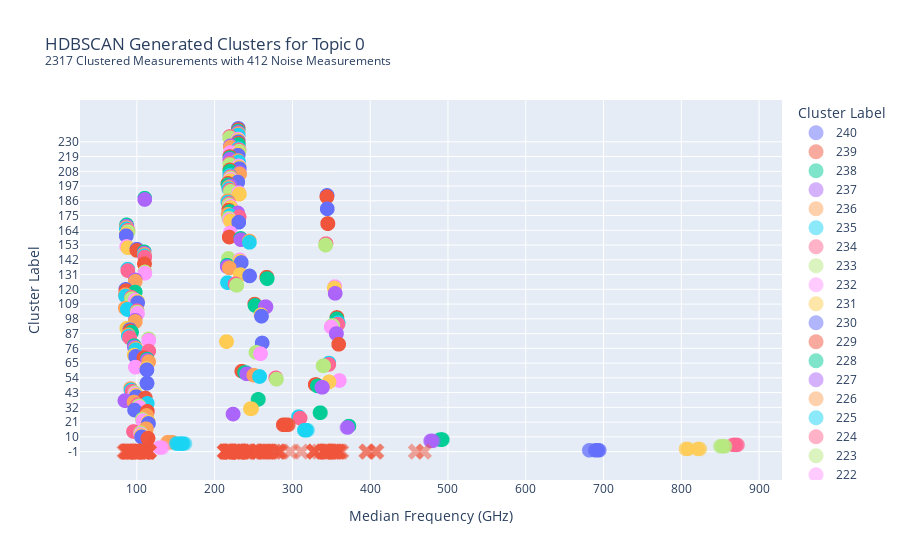

This figure's notebook cell:
### Markdown cell above
### Visualization of HDBSCAN on Topics
Choose a topic in `inspect_topic` and let it rip! It uses the `topic_measurement_frame` to generate the images. There's a little bit of extra processing though, so we create a helper dataframe, `inspect_topic_frame` to make sure everything runs smoothly.

* This should probably become a function, at least the plotting part
* Maybe check out plotly "strip" charts

### Code cell
inspect_topic = 0
inspect_topic_frame = topic_measurement.loc[inspect_topic]

inspect_topic_frame = inspect_topic_frame.sort_values('cluster_label', ascending=False)
inspect_topic_frame.cluster_label = inspect_topic_frame.cluster_label.astype('str')

# Add noise binary column for plot symbol
inspect_topic_frame['noise'] = np.where(inspect_topic_frame.cluster_label == '-1', 1, 0)

# Noise and Signal
itf_noise = inspect_topic_frame.noise.sum()
itf_signal = inspect_topic_frame.shape[0] - itf_noise

# Set symbols for plot
# We set all points to be 'circle' using the px number 0, and then change noise to 'x'
symbols = list(np.zeros(np.unique(inspect_topic_frame.cluster_label).shape[0], 'int'))
symbols[-1] = 'x'

# Create plot
fig = px.scatter(inspect_topic_frame,
                 x='med_freq',
                 y='cluster_label',
                 color='cluster_label',
                 symbol='cluster_label',
                 symbol_sequence=symbols,
                 title=f"HDBSCAN Generated Clusters for Topic {inspect_topic} <br><sup>{itf_signal} Clustered Measurements with {itf_noise} Noise Measurements</sup>",
                 labels={
                     'med_freq':'Median Frequency (GHz)',
                     'index':'Index',
                     'cluster_label':'Cluster Label'
                 })
fig.update_traces(marker={'size': 15, 'opacity':0.5})

fig.show()
